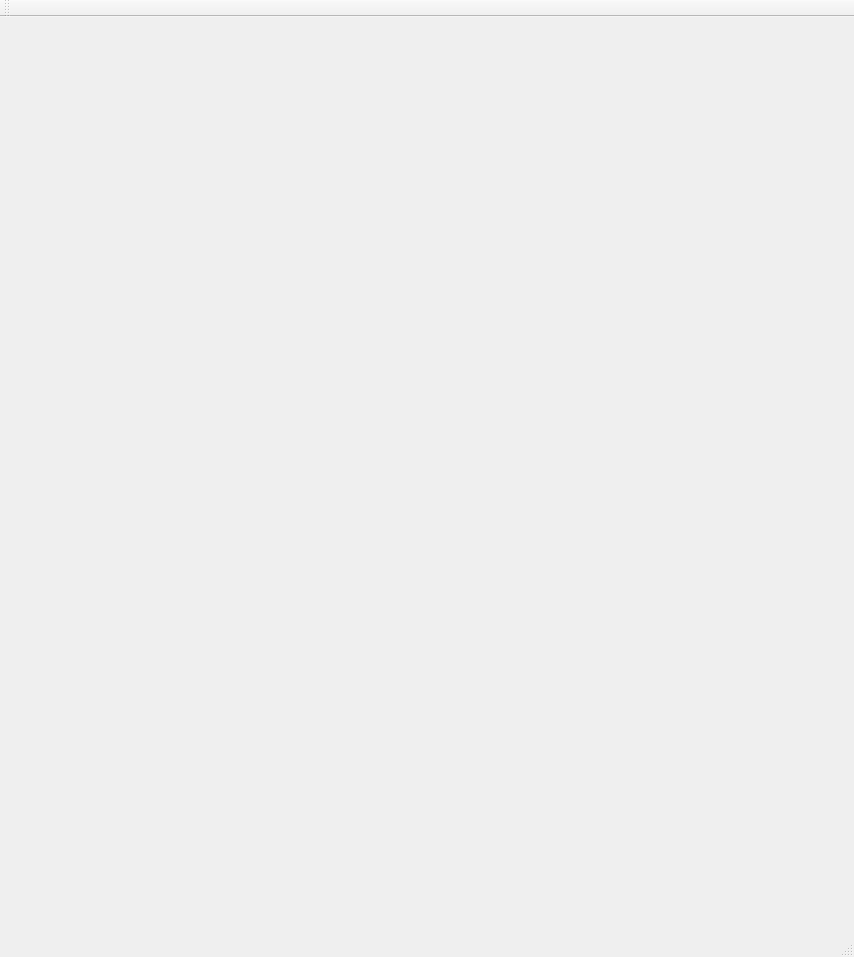
<?xml version="1.0" encoding="UTF-8"?>
<ui version="4.0">
 <class>MainWindowClass</class>
 <widget class="QMainWindow" name="MainWindowClass">
  <property name="geometry">
   <rect>
    <x>0</x>
    <y>0</y>
    <width>854</width>
    <height>957</height>
   </rect>
  </property>
  <property name="windowTitle">
   <string>MainWindow</string>
  </property>
  <widget class="QWidget" name="centralWidget">
   <widget class="QWidget" name="horizontalLayoutWidget">
    <property name="geometry">
     <rect>
      <x>10</x>
      <y>10</y>
      <width>251</width>
      <height>881</height>
     </rect>
    </property>
    <layout class="QHBoxLayout" name="skillBox">
     <item>
      <layout class="QVBoxLayout" name="skillNames"/>
     </item>
     <item>
      <layout class="QVBoxLayout" name="skillRanks"/>
     </item>
    </layout>
   </widget>
  </widget>
  <widget class="QMenuBar" name="menuBar">
   <property name="geometry">
    <rect>
     <x>0</x>
     <y>0</y>
     <width>854</width>
     <height>21</height>
    </rect>
   </property>
  </widget>
  <widget class="QToolBar" name="mainToolBar">
   <attribute name="toolBarArea">
    <enum>TopToolBarArea</enum>
   </attribute>
   <attribute name="toolBarBreak">
    <bool>false</bool>
   </attribute>
  </widget>
  <widget class="QStatusBar" name="statusBar"/>
 </widget>
 <layoutdefault spacing="6" margin="11"/>
 <resources>
  <include location="mainwindow.qrc"/>
 </resources>
 <connections/>
</ui>
